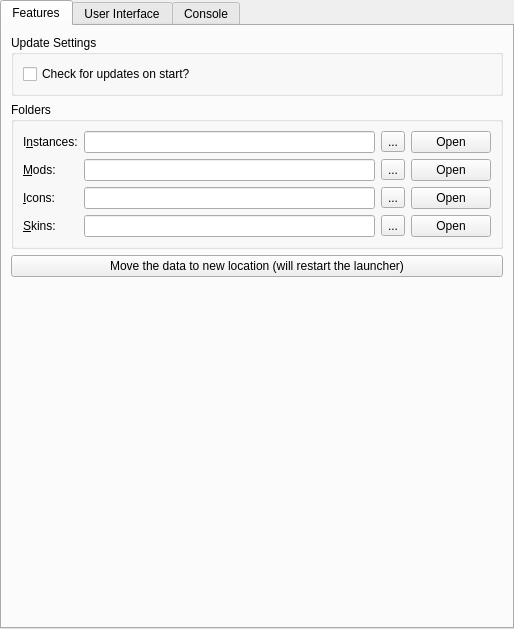
<?xml version="1.0" encoding="UTF-8"?>
<ui version="4.0">
 <class>LauncherPage</class>
 <widget class="QWidget" name="LauncherPage">
  <property name="geometry">
   <rect>
    <x>0</x>
    <y>0</y>
    <width>514</width>
    <height>629</height>
   </rect>
  </property>
  <property name="sizePolicy">
   <sizepolicy hsizetype="MinimumExpanding" vsizetype="MinimumExpanding">
    <horstretch>0</horstretch>
    <verstretch>0</verstretch>
   </sizepolicy>
  </property>
  <layout class="QVBoxLayout" name="mainLayout">
   <property name="leftMargin">
    <number>0</number>
   </property>
   <property name="topMargin">
    <number>0</number>
   </property>
   <property name="rightMargin">
    <number>0</number>
   </property>
   <property name="bottomMargin">
    <number>0</number>
   </property>
   <item>
    <widget class="QTabWidget" name="tabWidget">
     <property name="toolTip">
      <string notr="true"/>
     </property>
     <property name="tabShape">
      <enum>QTabWidget::Rounded</enum>
     </property>
     <property name="currentIndex">
      <number>0</number>
     </property>
     <widget class="QWidget" name="featuresTab">
      <attribute name="title">
       <string>Features</string>
      </attribute>
      <layout class="QVBoxLayout" name="verticalLayout_9">
       <item>
        <widget class="QGroupBox" name="updateSettingsBox">
         <property name="title">
          <string>Update Settings</string>
         </property>
         <layout class="QVBoxLayout" name="verticalLayout_7">
          <item>
           <widget class="QCheckBox" name="autoUpdateCheckBox">
            <property name="text">
             <string>Check for updates on start?</string>
            </property>
           </widget>
          </item>
         </layout>
        </widget>
       </item>
       <item>
        <widget class="QGroupBox" name="foldersBox">
         <property name="title">
          <string>Folders</string>
         </property>
         <layout class="QGridLayout" name="foldersBoxLayout">
          <item row="2" column="2">
           <widget class="QToolButton" name="iconsDirBrowseBtn">
            <property name="text">
             <string notr="true">...</string>
            </property>
           </widget>
          </item>
          <item row="2" column="1">
           <widget class="QLineEdit" name="iconsDirTextBox"/>
          </item>
          <item row="1" column="2">
           <widget class="QToolButton" name="modsDirBrowseBtn">
            <property name="text">
             <string notr="true">...</string>
            </property>
           </widget>
          </item>
          <item row="3" column="2">
           <widget class="QToolButton" name="skinsDirBrowseBtn">
            <property name="text">
             <string notr="true">...</string>
            </property>
           </widget>
          </item>
          <item row="1" column="1">
           <widget class="QLineEdit" name="modsDirTextBox"/>
          </item>
          <item row="0" column="2">
           <widget class="QToolButton" name="instDirBrowseBtn">
            <property name="text">
             <string notr="true">...</string>
            </property>
           </widget>
          </item>
          <item row="3" column="0">
           <widget class="QLabel" name="labelSkinsDir">
            <property name="text">
             <string>&amp;Skins:</string>
            </property>
            <property name="buddy">
             <cstring>skinsDirTextBox</cstring>
            </property>
           </widget>
          </item>
          <item row="1" column="0">
           <widget class="QLabel" name="labelModsDir">
            <property name="text">
             <string>&amp;Mods:</string>
            </property>
            <property name="buddy">
             <cstring>modsDirTextBox</cstring>
            </property>
           </widget>
          </item>
          <item row="3" column="1">
           <widget class="QLineEdit" name="skinsDirTextBox"/>
          </item>
          <item row="0" column="0">
           <widget class="QLabel" name="labelInstDir">
            <property name="text">
             <string>I&amp;nstances:</string>
            </property>
            <property name="buddy">
             <cstring>instDirTextBox</cstring>
            </property>
           </widget>
          </item>
          <item row="0" column="1">
           <widget class="QLineEdit" name="instDirTextBox"/>
          </item>
          <item row="2" column="0">
           <widget class="QLabel" name="labelIconsDir">
            <property name="text">
             <string>&amp;Icons:</string>
            </property>
            <property name="buddy">
             <cstring>iconsDirTextBox</cstring>
            </property>
           </widget>
          </item>
          <item row="0" column="3">
           <widget class="QPushButton" name="instDirOpenBtn">
            <property name="text">
             <string>Open</string>
            </property>
           </widget>
          </item>
          <item row="1" column="3">
           <widget class="QPushButton" name="modsDirOpenBtn">
            <property name="text">
             <string>Open</string>
            </property>
           </widget>
          </item>
          <item row="2" column="3">
           <widget class="QPushButton" name="iconsDirOpenBtn">
            <property name="text">
             <string>Open</string>
            </property>
           </widget>
          </item>
          <item row="3" column="3">
           <widget class="QPushButton" name="skinsDirOpenBtn">
            <property name="text">
             <string>Open</string>
            </property>
           </widget>
          </item>
         </layout>
        </widget>
       </item>
       <item>
        <widget class="QPushButton" name="migrateDataFolderMacBtn">
         <property name="text">
          <string>Move the data to new location (will restart the launcher)</string>
         </property>
        </widget>
       </item>
       <item>
        <spacer name="verticalSpacer_2">
         <property name="orientation">
          <enum>Qt::Vertical</enum>
         </property>
         <property name="sizeHint" stdset="0">
          <size>
           <width>0</width>
           <height>0</height>
          </size>
         </property>
        </spacer>
       </item>
      </layout>
     </widget>
     <widget class="QWidget" name="generalTab">
      <attribute name="title">
       <string>User Interface</string>
      </attribute>
      <layout class="QVBoxLayout" name="verticalLayout_6">
       <item>
        <widget class="QGroupBox" name="groupBox_3">
         <property name="title">
          <string>Launcher notifications</string>
         </property>
         <layout class="QVBoxLayout" name="verticalLayout_5">
          <item>
           <widget class="QPushButton" name="resetNotificationsBtn">
            <property name="text">
             <string>Reset hidden notifications</string>
            </property>
            <property name="checkable">
             <bool>true</bool>
            </property>
           </widget>
          </item>
         </layout>
        </widget>
       </item>
       <item>
        <widget class="QGroupBox" name="sortingModeBox">
         <property name="enabled">
          <bool>true</bool>
         </property>
         <property name="title">
          <string>Instance view sorting mode</string>
         </property>
         <layout class="QHBoxLayout" name="sortingModeBoxLayout">
          <item>
           <widget class="QRadioButton" name="sortLastLaunchedBtn">
            <property name="text">
             <string>By &amp;last launched</string>
            </property>
            <attribute name="buttonGroup">
             <string notr="true">sortingModeGroup</string>
            </attribute>
           </widget>
          </item>
          <item>
           <widget class="QRadioButton" name="sortByNameBtn">
            <property name="text">
             <string>By &amp;name</string>
            </property>
            <attribute name="buttonGroup">
             <string notr="true">sortingModeGroup</string>
            </attribute>
           </widget>
          </item>
         </layout>
        </widget>
       </item>
       <item>
        <widget class="QGroupBox" name="themeBox">
         <property name="title">
          <string>Theme</string>
         </property>
         <layout class="QFormLayout" name="formLayout">
          <item row="0" column="0">
           <widget class="QLabel" name="label_3">
            <property name="text">
             <string>&amp;Icons</string>
            </property>
            <property name="buddy">
             <cstring>themeComboBox</cstring>
            </property>
           </widget>
          </item>
          <item row="0" column="1">
           <widget class="QComboBox" name="themeComboBox">
            <property name="sizePolicy">
             <sizepolicy hsizetype="Expanding" vsizetype="Fixed">
              <horstretch>0</horstretch>
              <verstretch>0</verstretch>
             </sizepolicy>
            </property>
            <property name="focusPolicy">
             <enum>Qt::StrongFocus</enum>
            </property>
            <item>
             <property name="text">
              <string>Default</string>
             </property>
            </item>
            <item>
             <property name="text">
              <string>Simple (Dark Icons)</string>
             </property>
            </item>
            <item>
             <property name="text">
              <string>Simple (Light Icons)</string>
             </property>
            </item>
            <item>
             <property name="text">
              <string>Simple (Blue Icons)</string>
             </property>
            </item>
            <item>
             <property name="text">
              <string>Simple (Colored Icons)</string>
             </property>
            </item>
            <item>
             <property name="text">
              <string notr="true">OSX</string>
             </property>
            </item>
            <item>
             <property name="text">
              <string notr="true">iOS</string>
             </property>
            </item>
            <item>
             <property name="text">
              <string notr="true">Flat</string>
             </property>
            </item>
            <item>
             <property name="text">
              <string>Custom</string>
             </property>
            </item>
           </widget>
          </item>
          <item row="1" column="1">
           <widget class="QComboBox" name="themeComboBoxColors">
            <property name="sizePolicy">
             <sizepolicy hsizetype="Expanding" vsizetype="Fixed">
              <horstretch>0</horstretch>
              <verstretch>0</verstretch>
             </sizepolicy>
            </property>
            <property name="focusPolicy">
             <enum>Qt::StrongFocus</enum>
            </property>
           </widget>
          </item>
          <item row="1" column="0">
           <widget class="QLabel" name="label_4">
            <property name="text">
             <string>Colors</string>
            </property>
            <property name="buddy">
             <cstring>themeComboBoxColors</cstring>
            </property>
           </widget>
          </item>
         </layout>
        </widget>
       </item>
       <item>
        <spacer name="generalTabSpacer">
         <property name="orientation">
          <enum>Qt::Vertical</enum>
         </property>
         <property name="sizeHint" stdset="0">
          <size>
           <width>0</width>
           <height>0</height>
          </size>
         </property>
        </spacer>
       </item>
      </layout>
     </widget>
     <widget class="QWidget" name="consoleTab">
      <attribute name="title">
       <string>Console</string>
      </attribute>
      <layout class="QVBoxLayout" name="verticalLayout_2">
       <item>
        <widget class="QGroupBox" name="consoleSettingsBox">
         <property name="title">
          <string>Console Settings</string>
         </property>
         <layout class="QVBoxLayout" name="verticalLayout_3">
          <item>
           <widget class="QCheckBox" name="showConsoleCheck">
            <property name="text">
             <string>Show console while the game is running?</string>
            </property>
           </widget>
          </item>
          <item>
           <widget class="QCheckBox" name="autoCloseConsoleCheck">
            <property name="text">
             <string>Automatically close console when the game quits?</string>
            </property>
           </widget>
          </item>
          <item>
           <widget class="QCheckBox" name="showConsoleErrorCheck">
            <property name="text">
             <string>Show console when the game crashes?</string>
            </property>
           </widget>
          </item>
         </layout>
        </widget>
       </item>
       <item>
        <widget class="QGroupBox" name="groupBox_4">
         <property name="title">
          <string>History limit</string>
         </property>
         <layout class="QGridLayout" name="gridLayout_3">
          <item row="1" column="0">
           <widget class="QCheckBox" name="checkStopLogging">
            <property name="text">
             <string>Stop logging when log overflows</string>
            </property>
           </widget>
          </item>
          <item row="0" column="0">
           <widget class="QSpinBox" name="lineLimitSpinBox">
            <property name="sizePolicy">
             <sizepolicy hsizetype="Expanding" vsizetype="Fixed">
              <horstretch>0</horstretch>
              <verstretch>0</verstretch>
             </sizepolicy>
            </property>
            <property name="suffix">
             <string> lines</string>
            </property>
            <property name="minimum">
             <number>10000</number>
            </property>
            <property name="maximum">
             <number>1000000</number>
            </property>
            <property name="singleStep">
             <number>10000</number>
            </property>
            <property name="value">
             <number>100000</number>
            </property>
           </widget>
          </item>
         </layout>
        </widget>
       </item>
       <item>
        <widget class="QGroupBox" name="themeBox_2">
         <property name="sizePolicy">
          <sizepolicy hsizetype="Preferred" vsizetype="MinimumExpanding">
           <horstretch>0</horstretch>
           <verstretch>0</verstretch>
          </sizepolicy>
         </property>
         <property name="title">
          <string>Console font</string>
         </property>
         <layout class="QGridLayout" name="gridLayout_2">
          <item row="1" column="0" colspan="2">
           <widget class="QTextEdit" name="fontPreview">
            <property name="sizePolicy">
             <sizepolicy hsizetype="Expanding" vsizetype="MinimumExpanding">
              <horstretch>0</horstretch>
              <verstretch>0</verstretch>
             </sizepolicy>
            </property>
            <property name="horizontalScrollBarPolicy">
             <enum>Qt::ScrollBarAlwaysOff</enum>
            </property>
            <property name="undoRedoEnabled">
             <bool>false</bool>
            </property>
            <property name="textInteractionFlags">
             <set>Qt::TextSelectableByKeyboard|Qt::TextSelectableByMouse</set>
            </property>
           </widget>
          </item>
          <item row="0" column="0">
           <widget class="QFontComboBox" name="consoleFont">
            <property name="sizePolicy">
             <sizepolicy hsizetype="Expanding" vsizetype="Fixed">
              <horstretch>0</horstretch>
              <verstretch>0</verstretch>
             </sizepolicy>
            </property>
           </widget>
          </item>
          <item row="0" column="1">
           <widget class="QSpinBox" name="fontSizeBox">
            <property name="minimum">
             <number>5</number>
            </property>
            <property name="maximum">
             <number>16</number>
            </property>
            <property name="value">
             <number>11</number>
            </property>
           </widget>
          </item>
         </layout>
        </widget>
       </item>
      </layout>
     </widget>
    </widget>
   </item>
  </layout>
 </widget>
 <tabstops>
  <tabstop>autoUpdateCheckBox</tabstop>
  <tabstop>instDirTextBox</tabstop>
  <tabstop>instDirBrowseBtn</tabstop>
  <tabstop>instDirOpenBtn</tabstop>
  <tabstop>modsDirTextBox</tabstop>
  <tabstop>modsDirBrowseBtn</tabstop>
  <tabstop>modsDirOpenBtn</tabstop>
  <tabstop>iconsDirTextBox</tabstop>
  <tabstop>iconsDirBrowseBtn</tabstop>
  <tabstop>iconsDirOpenBtn</tabstop>
  <tabstop>skinsDirTextBox</tabstop>
  <tabstop>skinsDirBrowseBtn</tabstop>
  <tabstop>skinsDirOpenBtn</tabstop>
  <tabstop>migrateDataFolderMacBtn</tabstop>
  <tabstop>resetNotificationsBtn</tabstop>
  <tabstop>sortLastLaunchedBtn</tabstop>
  <tabstop>sortByNameBtn</tabstop>
  <tabstop>themeComboBox</tabstop>
  <tabstop>themeComboBoxColors</tabstop>
  <tabstop>showConsoleCheck</tabstop>
  <tabstop>autoCloseConsoleCheck</tabstop>
  <tabstop>showConsoleErrorCheck</tabstop>
  <tabstop>lineLimitSpinBox</tabstop>
  <tabstop>checkStopLogging</tabstop>
  <tabstop>consoleFont</tabstop>
  <tabstop>fontSizeBox</tabstop>
  <tabstop>fontPreview</tabstop>
  <tabstop>tabWidget</tabstop>
 </tabstops>
 <resources/>
 <connections/>
 <buttongroups>
  <buttongroup name="sortingModeGroup"/>
 </buttongroups>
</ui>
